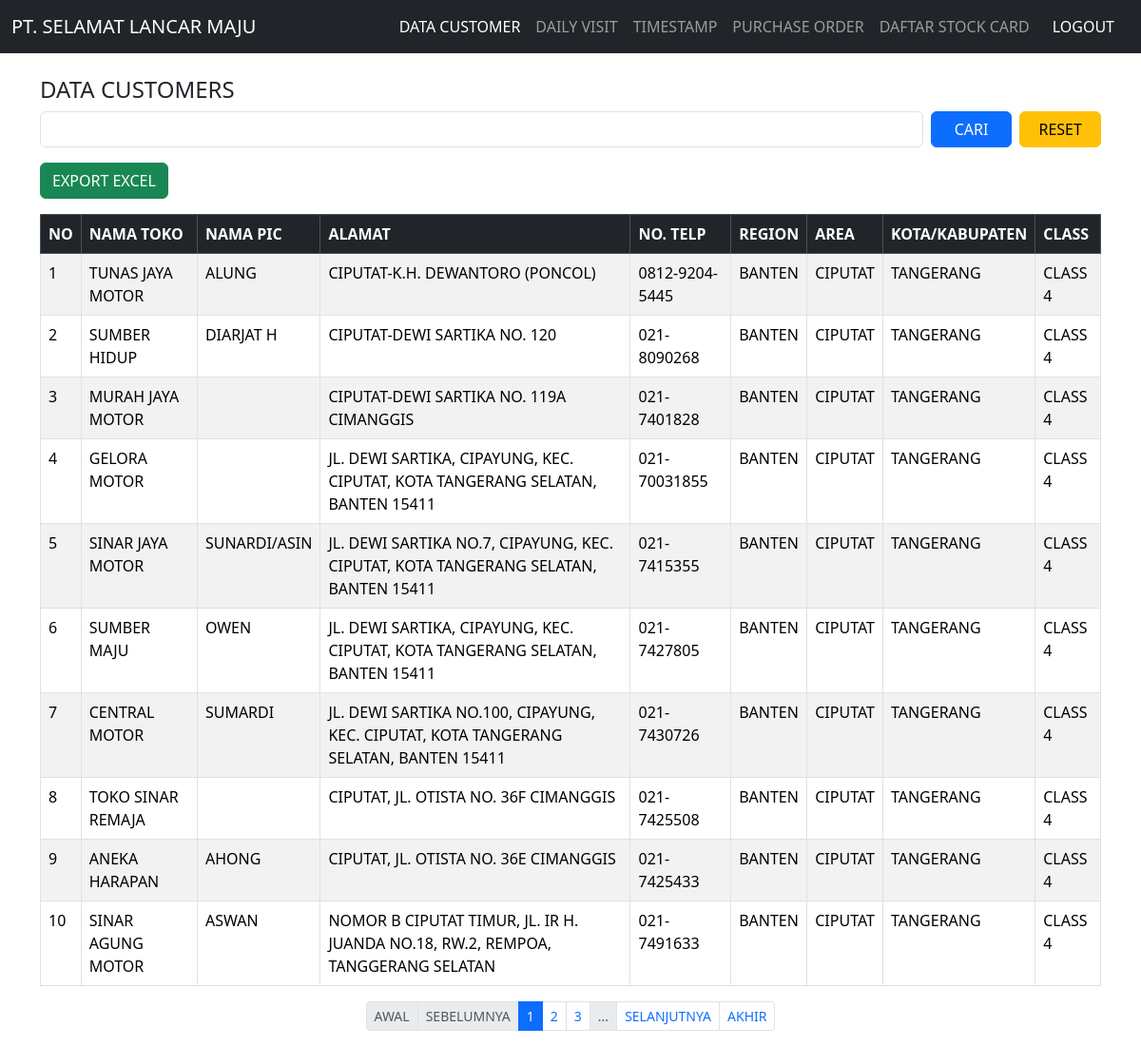
/customers.php (signed in), run on the app's committed database.
### tables this page shows
CREATE TABLE `customers` (
  `id` int(11) NOT NULL,
  `nama_toko` varchar(100) NOT NULL,
  `nama_pic` varchar(100) NOT NULL,
  `alamat` text NOT NULL,
  `no_telp` varchar(20) NOT NULL,
  `region` varchar(50) NOT NULL,
  `area` varchar(50) NOT NULL,
  `kota_kabupaten` varchar(100) NOT NULL,
  `class` enum('1','2','3','4','5','6') NOT NULL,
  `created_at` timestamp NOT NULL DEFAULT current_timestamp()
);

### customers.php (the view, shortened to what this page needs)
<?php
include 'config.php';
$limit = 10;
$page = isset($_GET['page']) ? (int)$_GET['page'] : 1;
$offset = ($page - 1) * $limit;
$search = isset($_GET['search']) ? trim($_GET['search']) : '';
$where  = "";
$params = [];
$types  = "";
if ($where != "") {
    $stmt = $conn->prepare("SELECT COUNT(*) as total FROM customers $where");
    $stmt->bind_param($types, ...$params);
    $stmt->execute();
    $total_result = $stmt->get_result();
} else {
    $total_result = $conn->query("SELECT COUNT(*) as total FROM customers");
}
$total_data  = $total_result->fetch_assoc()['total'];
$total_pages = ceil($total_data / $limit);
if ($where != "") {
    $sql  = "SELECT * FROM customers $where ORDER BY id DESC LIMIT ? OFFSET ?";
    $stmt = $conn->prepare($sql);
    $params[] = $limit;
    $params[] = $offset;
    $types   .= "ii";
    $stmt->bind_param($types, ...$params);
    $stmt->execute();
    $result = $stmt->get_result();
} else {
    $stmt = $conn->prepare("SELECT * FROM customers ORDER BY id DESC LIMIT ? OFFSET ?");
    $stmt->bind_param("ii", $limit, $offset);
    $stmt->execute();
    $result = $stmt->get_result();
}
?>
<!DOCTYPE html>
<html lang="id">
<head>
  <link href="https://cdn.jsdelivr.net/npm/bootstrap@5.3.8/dist/css/bootstrap.min.css" rel="stylesheet">
</head>
<body>
  <nav class="navbar navbar-expand-lg navbar-dark bg-dark">
    <div class="container-fluid">
      <a class="navbar-brand" href="customers.php">PT. SELAMAT LANCAR MAJU</a>
      <div class="collapse navbar-collapse" id="navbarNav">
        <ul class="navbar-nav ms-auto">
            <li class="nav-item"><a class="nav-link active" href="customers.php">DATA CUSTOMER</a></li>
            <li class="nav-item"><a class="nav-link" href="daily_visit.php">DAILY VISIT</a></li>
            <li class="nav-item"><a class="nav-link" href="timestamp.php">TIMESTAMP</a></li>
            <li class="nav-item"><a class="nav-link" href="purchase_order.php">PURCHASE ORDER</a></li>
            <li class="nav-item"><a class="nav-link" href="stock_card.php">DAFTAR STOCK CARD</a></li>
            <li class="nav-item">
                <a class="nav-link text-white btn btn-sm btn-danger px-3" href="logout.php">LOGOUT</a>
            </li>
        </ul>
      </div>
    </div>
  </nav>
  <div class="container mt-4">
    <h4 id="customers">DATA CUSTOMERS</h4>
    <form method="GET" class="row g-2 mb-3">
        <div class="col-md-10">
            <input type="text" name="search" value="<?= htmlspecialchars($search) ?>" class="form-control" style="text-transform: uppercase;">
        </div>
        <div class="col">
            <button type="submit" class="btn btn-primary w-100">CARI</button>
        </div>
        <div class="col">
            <a href="customers.php" class="btn btn-warning w-100">RESET</a>
        </div>
      </form>
      <div class="col">
          <a href="customers.php?export=excel&search=<?= urlencode($search) ?>" class="btn btn-success">EXPORT EXCEL</a>
      </div>
    <div class="table-responsive">
      <table class="table table-bordered table-striped mt-3">
        <thead class="table-dark">
          <tr>
            <th>NO</th>
            <th>NAMA TOKO</th>
            <th>NAMA PIC</th>
            <th>ALAMAT</th>
            <th>NO. TELP</th>
            <th>REGION</th>
            <th>AREA</th>
            <th>KOTA/KABUPATEN</th>
            <th>CLASS</th>
          </tr>
        </thead>
        <tbody>
          <?php
          if ($result->num_rows > 0):
              $no = $offset + 1;
              while($row = $result->fetch_assoc()): ?>
              <tr>
                <td><?= $no++ ?></td>
                <td><?= htmlspecialchars($row['nama_toko']) ?></td>
                <td><?= htmlspecialchars($row['nama_pic']) ?></td>
                <td><?= htmlspecialchars($row['alamat']) ?></td>
                <td><?= htmlspecialchars($row['no_telp']) ?></td>
                <td><?= htmlspecialchars($row['region']) ?></td>
                <td><?= htmlspecialchars($row['area']) ?></td>
                <td><?= htmlspecialchars($row['kota_kabupaten']) ?></td>
                <td>CLASS <?= htmlspecialchars($row['class']) ?></td>
              </tr>
          <?php
              endwhile;
          else: ?>
            <tr>
              <td colspan="9" class="text-center">TIDAK ADA DATA.</td>
            </tr>
          <?php endif; ?>
        </tbody>
      </table>
    </div>
    <nav aria-label="Page navigation">
      <ul class="pagination pagination-sm justify-content-center flex-wrap">
        <li class="page-item <?= ($page <= 1) ? 'disabled' : '' ?>">
          <a class="page-link" href="?page=1<?= ($search ? "&search=" . urlencode($search) : "") ?>">AWAL</a>
        </li>
        <li class="page-item <?= ($page <= 1) ? 'disabled' : '' ?>">
          <a class="page-link" href="?page=<?= $page - 1 ?><?= ($search ? "&search=" . urlencode($search) : "") ?>">SEBELUMNYA</a>
        </li>
        <?php
        $range = 2;
        $start = max(1, $page - $range);
        $end   = min($total_pages, $page + $range);
        for ($i = $start; $i <= $end; $i++): ?>
          <li class="page-item <?= ($i == $page) ? 'active' : '' ?>">
            <a class="page-link" href="?page=<?= $i ?><?= ($search ? "&search=" . urlencode($search) : "") ?>"><?= $i ?></a>
          </li>
        <?php endfor;
        if ($end < $total_pages) {
            echo '<li class="page-item disabled"><span class="page-link">...</span></li>';
        }
        ?>
        <li class="page-item <?= ($page >= $total_pages) ? 'disabled' : '' ?>">
          <a class="page-link" href="?page=<?= $page + 1 ?><?= ($search ? "&search=" . urlencode($search) : "") ?>">SELANJUTNYA</a>
        </li>
        <li class="page-item <?= ($page >= $total_pages) ? 'disabled' : '' ?>">
          <a class="page-link" href="?page=<?= $total_pages ?><?= ($search ? "&search=" . urlencode($search) : "") ?>">AKHIR</a>
        </li>
      </ul>
    </nav>
  </div>
</body>
</html>

### data on the page
customers: nama_toko "TUNAS JAYA MOTOR", nama_pic "ALUNG", alamat "CIPUTAT-K.H. DEWANTORO (PONCOL)", no_telp "0812-9204-5445", region "BANTEN", area "CIPUTAT", kota_kabupaten "TANGERANG", class "4"
customers: nama_toko "SUMBER HIDUP", nama_pic "DIARJAT H", alamat "CIPUTAT-DEWI SARTIKA NO. 120", no_telp "021-8090268", region "BANTEN", area "CIPUTAT", kota_kabupaten "TANGERANG", class "4"
customers: nama_toko "MURAH JAYA MOTOR", alamat "CIPUTAT-DEWI SARTIKA NO. 119A CIMANGGIS", no_telp "021-7401828", region "BANTEN", area "CIPUTAT", kota_kabupaten "TANGERANG", class "4"
customers: nama_toko "GELORA MOTOR", alamat "JL. DEWI SARTIKA, CIPAYUNG, KEC. CIPUTAT, KOTA TANGERANG SELATAN, BANTEN 15411", no_telp "021-70031855", region "BANTEN", area "CIPUTAT", kota_kabupaten "TANGERANG", class "4"
customers: nama_toko "SINAR JAYA MOTOR", nama_pic "SUNARDI/ASIN", alamat "JL. DEWI SARTIKA NO.7, CIPAYUNG, KEC. CIPUTAT, KOTA TANGERANG SELATAN, BANTEN 15411", no_telp "021-7415355", region "BANTEN", area "CIPUTAT", kota_kabupaten "TANGERANG", class "4"
customers: nama_toko "SUMBER MAJU", nama_pic "OWEN", alamat "JL. DEWI SARTIKA, CIPAYUNG, KEC. CIPUTAT, KOTA TANGERANG SELATAN, BANTEN 15411", no_telp "021-7427805", region "BANTEN", area "CIPUTAT", kota_kabupaten "TANGERANG", class "4"
customers: nama_toko "CENTRAL MOTOR", nama_pic "SUMARDI", alamat "JL. DEWI SARTIKA NO.100, CIPAYUNG, KEC. CIPUTAT, KOTA TANGERANG SELATAN, BANTEN 15411", no_telp "021-7430726", region "BANTEN", area "CIPUTAT", kota_kabupaten "TANGERANG", class "4"
customers: nama_toko "TOKO SINAR REMAJA", alamat "CIPUTAT, JL. OTISTA NO. 36F CIMANGGIS", no_telp "021-7425508", region "BANTEN", area "CIPUTAT", kota_kabupaten "TANGERANG", class "4"
customers: nama_toko "ANEKA HARAPAN", nama_pic "AHONG", alamat "CIPUTAT, JL. OTISTA NO. 36E CIMANGGIS", no_telp "021-7425433", region "BANTEN", area "CIPUTAT", kota_kabupaten "TANGERANG", class "4"
customers: nama_toko "SINAR AGUNG MOTOR", nama_pic "ASWAN", alamat "NOMOR B CIPUTAT TIMUR, JL. IR H. JUANDA NO.18, RW.2, REMPOA, TANGGERANG SELATAN", no_telp "021-7491633", region "BANTEN", area "CIPUTAT", kota_kabupaten "TANGERANG", class "4"
